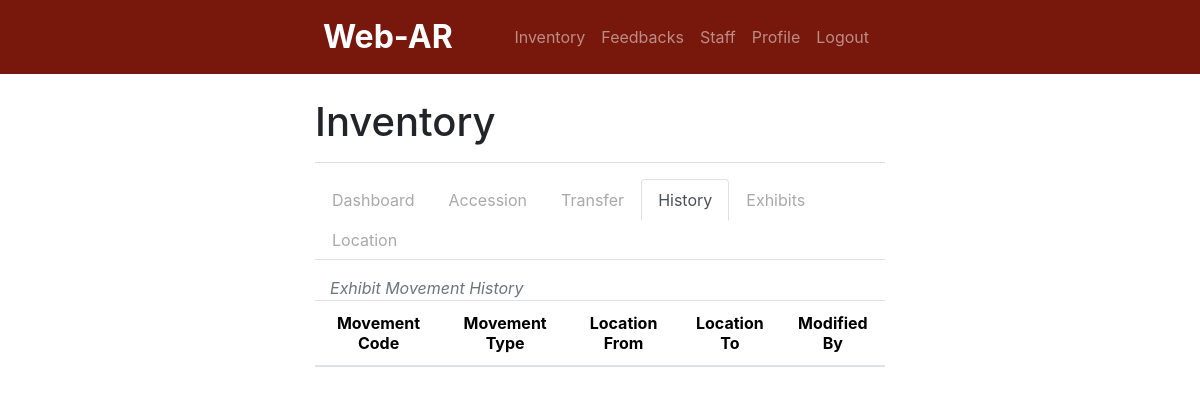
/inventory/history.php (signed in), run on an earlier commit of the app's database.
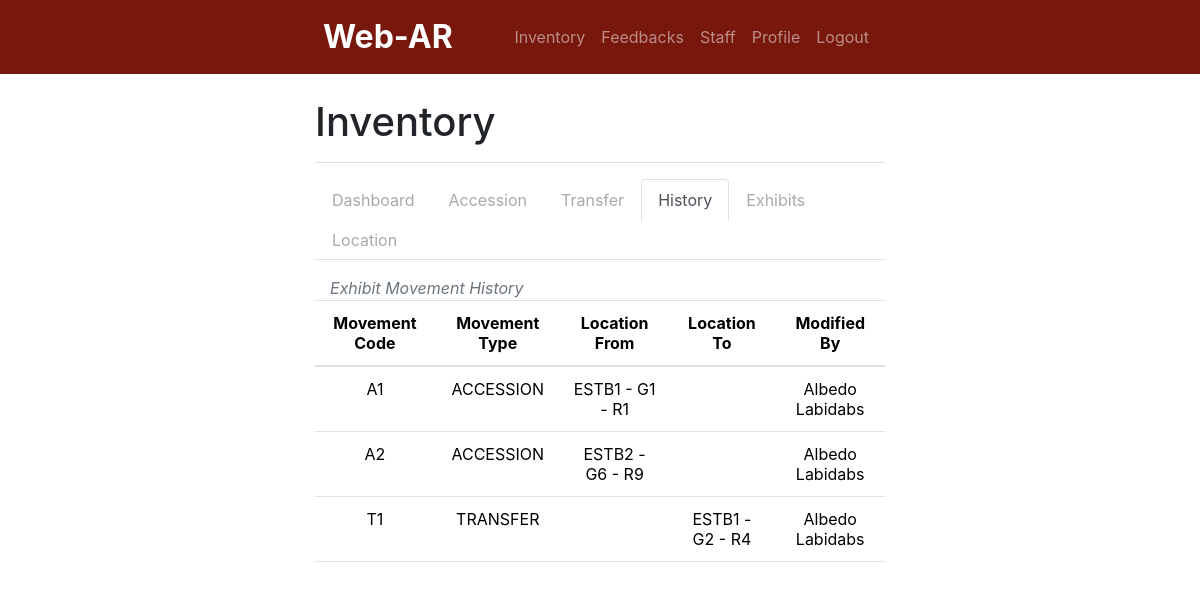
And on a later commit of the database.
### tables this page shows
CREATE TABLE `movement` (
  `entryID` int(11) NOT NULL,
  `posted` tinyint(1) NOT NULL DEFAULT 1 COMMENT '1 = Posted/Approved',
  `datePosted` date NOT NULL,
  `movementCode` varchar(255) NOT NULL,
  `movementType` text NOT NULL,
  `exhibitID` int(11) NOT NULL,
  `locationFrom` text DEFAULT NULL,
  `locationTo` text NOT NULL,
  `actualCount` float NOT NULL,
  `staffID` int(11) NOT NULL,
  `timestamp` timestamp NOT NULL DEFAULT current_timestamp() ON UPDATE current_timestamp()
);

CREATE TABLE `staff` (
  `staffID` int(11) NOT NULL,
  `firstName` text NOT NULL,
  `lastName` text NOT NULL,
  `contactNumber` varchar(20) NOT NULL,
  `username` varchar(100) NOT NULL,
  `password` varchar(100) NOT NULL,
  `role` text NOT NULL,
  `isActive` tinyint(1) NOT NULL DEFAULT 1 COMMENT '1 - active; 0 - inactive'
);

### inventory/history.php (the view, shortened to what this page needs)
<?php
    include '../header.php';
    include 'navbar.php';
    include '../db_connect.php';
    include 'i_nav.php';
?>
<div class="container w-50 my-3">
    <div class="container text-start text-muted fst-italic">
        Exhibit Movement History
    </div>
    <div class="table-responsive">
        <table class="table table-hover">
            <thead class="text-center">
                <tr>
                    <th scope="col">Movement Code</th>
                    <th scope="col">Movement Type</th>
                    <th scope="col">Location From</th>
                    <th scope="col">Location To</th>
                    <th scope="col">Modified By</th>
                </tr>
            </thead>
            <tbody>
                <?php
                    $q= "SELECT movement.*, staff.firstName, staff.lastName
                        FROM movement
                        JOIN staff ON movement.staffID = staff.staffID";
                    $r = mysqli_query($conn, $q);
                    while ($row = mysqli_fetch_assoc($r)) {
                        $movementCode  = $row['movementCode'];
                        $movementType  = $row['movementType'];
                        $locationFrom  = $row['locationFrom'];
                        $locationTo    = $row['locationTo'];
                        $firstName     = $row['firstName'];
                        $lastName      = $row['lastName'];
                        ?>
                    <tr>
                        <td class="text-center"><?php echo $movementCode; ?></td>
                        <td class="text-center"><?php echo $movementType; ?></td>
                        <td class="text-center"><?php echo $locationFrom; ?></td>
                        <td class="text-center"><?php echo $locationTo; ?></td>
                        <td class="text-center"><?php echo $firstName . ' ' . $lastName;?></td>
                    </tr>
                <?php
                    }
                ?>
            </tbody>
        </table>
    </div>
</div>

### header.php (shortened to what this page needs)
<head>
    <link href="https://cdn.jsdelivr.net/npm/bootstrap@5.3.1/dist/css/bootstrap.min.css" rel="stylesheet">
    <link rel="stylesheet" href="https://stackpath.bootstrapcdn.com/bootstrap/4.5.2/css/bootstrap.min.css">
    <link rel="stylesheet" href="https://cdnjs.cloudflare.com/ajax/libs/font-awesome/6.0.0-beta3/css/all.min.css">
</head>

### inventory/navbar.php (shortened to what this page needs)
<nav class="navbar navbar-expand-lg navbar-dark">
    <div class="container-fluid w-50 d-flex justify-content-between align-items-center">
        <a class="navbar-brand" href="index.php">Web-AR</a>
        <?php if (isset($_SESSION['user_authenticated'])): ?>
            <div class="collapse navbar-collapse" id="navbarNav">
                <ul class="navbar-nav ms-auto text-end">
                    <?php if ($_SESSION['user_role'] == 'Admin'): ?>
                        <li class="nav-item">
                            <a class="nav-link" href="dashboard.php">Inventory</a>
                        </li>
                        <li class="nav-item">
                            <a class="nav-link" href="feedback.php">Feedbacks</a>
                        </li>
                        <li class="nav-item">
                            <a class="nav-link" href="staff.php">Staff</a>
                        </li>
                        <li class="nav-item">
                            <a class="nav-link" href="profile.php">Profile</a>
                        </li>
                    <?php endif; ?>
                    <li class="nav-item">
                        <a class="nav-link" href="logout.php">Logout</a>
                    </li>
                </ul>
            </div>
        <?php endif; ?>
    </div>
</nav>

### inventory/i_nav.php (shortened to what this page needs)
<div class="container w-50 my-3">
    <h1 class="text-start mt-4">Inventory</h1>
    <hr style="height:1px;border-width:0;color:gray;background-color:gray">
    <ul class="nav nav-tabs">
        <li class="nav-item">
            <a class="nav-link <?php echo (basename($_SERVER['PHP_SELF']) == 'dashboard.php') ? 'active' : 'inactive'; ?>" href="dashboard.php">Dashboard</a>
        </li>
        <li class="nav-item">
            <a class="nav-link <?php echo (basename($_SERVER['PHP_SELF']) == 'accession.php') ? 'active' : 'inactive'; ?>" href="accession.php">Accession</a>
        </li>
        <li class="nav-item">
            <a class="nav-link <?php echo (basename($_SERVER['PHP_SELF']) == 'transfer.php') ? 'active' : 'inactive'; ?>" href="transfer.php">Transfer</a>
        </li>
        <li class="nav-item">
            <a class="nav-link <?php echo (basename($_SERVER['PHP_SELF']) == 'history.php') ? 'active' : 'inactive'; ?>" href="history.php">History</a>
        </li>
        <li class="nav-item">
            <a class="nav-link <?php echo (basename($_SERVER['PHP_SELF']) == 'exhibits.php') ? 'active' : 'inactive'; ?>" href="exhibits.php">Exhibits</a>
        </li>
        <li class="nav-item">
            <a class="nav-link <?php echo (basename($_SERVER['PHP_SELF']) == 'racking.php') ? 'active' : 'inactive'; ?>" href="racking.php">Location</a>
        </li>
    </ul>
</div>

### inventory/navbar.php (style rules this page uses)
.navbar-brand { font-size: 2rem; font-weight: bold; }
.navbar { background-color: #78180c; }

### inventory/i_nav.php (style rules this page uses)
.nav-link.inactive { color: darkgray; }

What changed in the data, as far as the page shows it:
added movement: movementCode "A1", movementType "ACCESSION", locationFrom "ESTB1 - G1 - R1", staffID.firstName "Albedo", staffID.lastName "Labidabs"
added movement: movementCode "A2", movementType "ACCESSION", locationFrom "ESTB2 - G6 - R9", staffID.firstName "Albedo", staffID.lastName "Labidabs"
added movement: movementCode "T1", movementType "TRANSFER", locationTo "ESTB1 - G2 - R4", staffID.firstName "Albedo", staffID.lastName "Labidabs"
